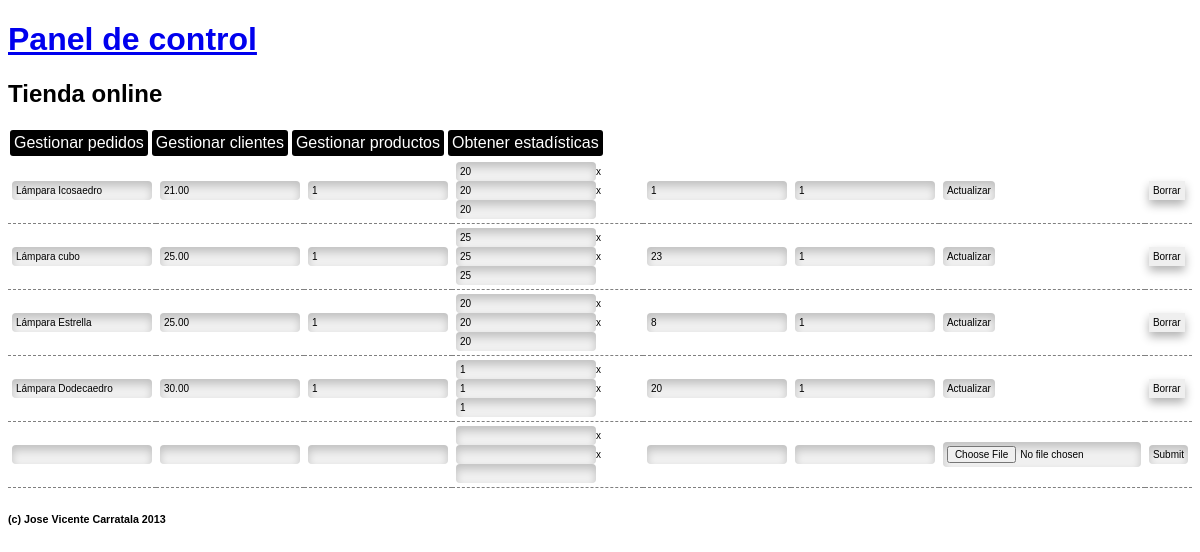
Page /admin/productos.php on the committed database.
### tables this page shows
CREATE TABLE IF NOT EXISTS `productos` (
  `id` int(100) NOT NULL AUTO_INCREMENT,
  `nombre` varchar(255) DEFAULT NULL,
  `descripcion` varchar(255) DEFAULT NULL,
  `precio` decimal(30,2) DEFAULT NULL,
  `peso` int(255) DEFAULT NULL,
  `longitud` int(255) DEFAULT NULL,
  `anchura` int(255) DEFAULT NULL,
  `altura` int(255) DEFAULT NULL,
  `existencias` int(255) DEFAULT NULL,
  `activado` tinyint(1) DEFAULT NULL,
  PRIMARY KEY (`id`)
);

### admin/productos.php (the view, shortened to what this page needs)
<?php include "cabecera.inc";?>
<?php include "../php/config.inc" ?>
<table>
<?php
$conexion = mysqli_connect($servidor,$usuario,$contrasena,$basededatos);
mysqli_set_charset($conexion, "utf8");
$peticion = "SELECT * FROM productos ";
$resultado = mysqli_query($conexion, $peticion);
while($fila = mysqli_fetch_array($resultado)) {
	echo '<tr>';
	echo'
	<form action="actualizarproducto.php?id='.$fila['id'].'" method="POST">
	<td><input type="text" name="nombre" value="'.$fila['nombre'].'"></td>
	<td><input type="text" name="precio" value="'.$fila['precio'].'"></td>
	<td><input type="text" name="peso" value="'.$fila['peso'].'"></td>
	<td><input type="text" name="longitud" value="'.$fila['longitud'].'">x<input type="text" name="anchura" value="'.$fila['anchura'].'">x<input type="text" name="altura" value="'.$fila['altura'].'"></td>
	<td><input type="text" name="existencias" value="'.$fila['existencias'].'"></td>
	<td><input type="text" name="activado" value="'.$fila['activado'].'"></td>
	<td><input type="submit" value="Actualizar"></td>
	</form>
	<td><a href="eliminarproducto.php?id='.$fila['id'].'"><button>Borrar</button></a></td>
	</tr>';
}
?>
	<tr>
		<form action="nuevoproducto.php" method="POST" enctype="multipart/form-data">
			<td><input type="text" name="nombre"></td>
			<td><input type="text" name="precio"></td>
			<td><input type="text" name="peso"></td>
			<td><input type="text" name="longitud">x<input type="text" name="anchura">x<input type="text" name="altura"></td>
			<td><input type="text" name="existencias"></td>
			<td><input type="text" name="activado"></td>
			<td><input type="file" name="imagen"></td>
			<td><input type="submit"></td>
		</form>
	</tr>
</table>
<?php include "piedepagina.inc";?>

### admin/estiloadmin.css (style rules this page uses)
body { font-family:arial; }
table { border-collapse:collapse; font-size:10px; }
td { padding:4px; }
tr { border-bottom:1px dashed grey; }
input { border:0px; box-shadow:0px 5px 8px rgba(0,0,0,0.2) inset; padding:4px; background:rgb(240,240,240); border-radius:4px; font-size:10px; }
.boton,button { box-shadow:0px 5px 10px rgba(0,0,0,0.3); border:0px; padding:4px; font-size:10px; }

### rows in the picture
productos: nombre "Lámpara Icosaedro", precio "21.00", peso "1", longitud "20", anchura "20", altura "20", existencias "1", activado "1"
productos: nombre "Lámpara cubo", precio "25.00", peso "1", longitud "25", anchura "25", altura "25", existencias "23", activado "1"
productos: nombre "Lámpara Estrella", precio "25.00", peso "1", longitud "20", anchura "20", altura "20", existencias "8", activado "1"
productos: nombre "Lámpara Dodecaedro", precio "30.00", peso "1", longitud "1", anchura "1", altura "1", existencias "20", activado "1"
